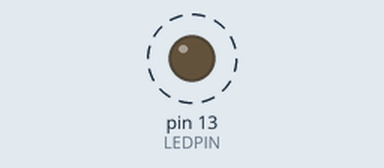
Bench run of a sketch on a simulated Arduino Uno, built with avr-gcc and run on an emulated ATmega328P. Shown: output pins drawn as LEDs (lit = HIGH). Dashed ring = blinking.

Above: at 0.2 s.
Timing chart, 0 to 3.0 s (numbered marks = the images above):
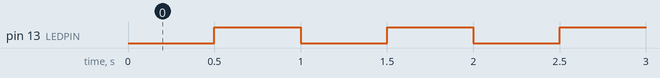

The sketch:

led.ino
```cpp
#define LEDPIN 13

#define PAUSEON 500
#define PAUSEOFF 500

void setup()
{
    pinMode(LEDPIN, OUTPUT);
}

void loop()
{
    digitalWrite(LEDPIN, LOW);
    delay(PAUSEOFF);
    digitalWrite(LEDPIN, HIGH);
    delay(PAUSEON);
}
```

Measured:
- by itself, pin 13 (LEDPIN): alternates HIGH for 0.50 s and LOW for 0.50 s
